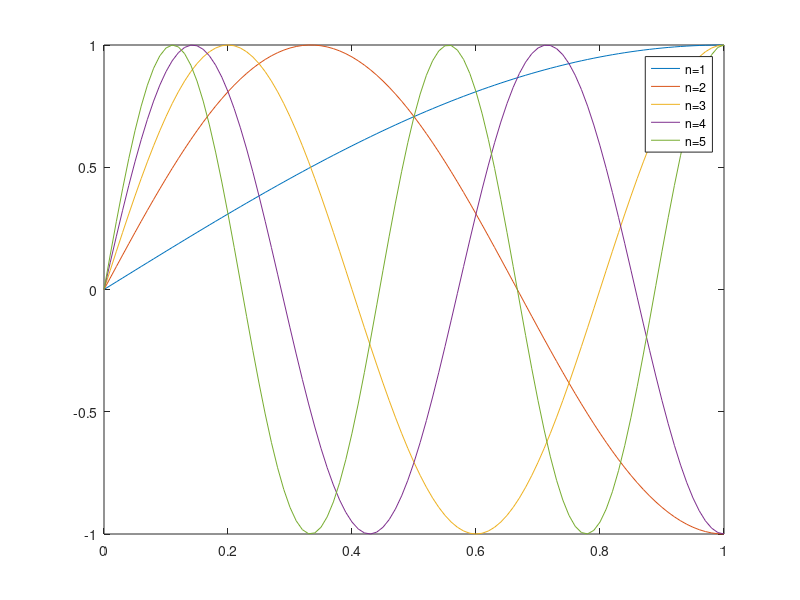

MATLAB code for this plot:
clear all
clc
for n = 1:5 ;
x = 0:.01:1 ;
y = sin(((2.*n-1).*pi.*x)./2) ;
plot(x,y) ;
hold on
end
legend('n=1','n=2','n=3','n=4','n=5')